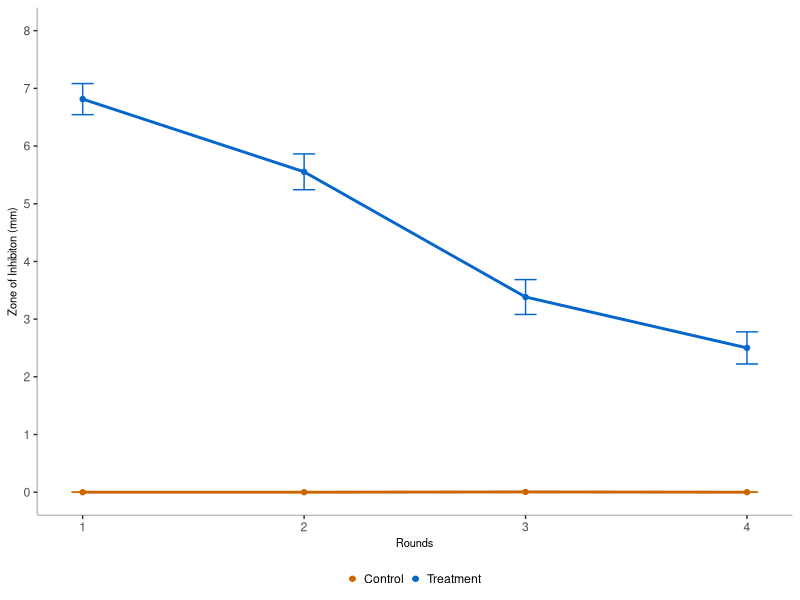
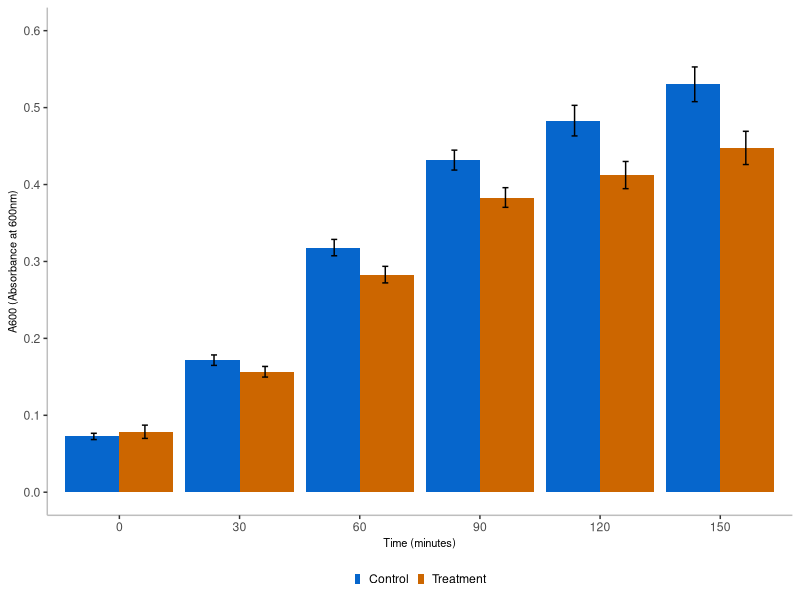

Here is the R script that generated these plots, in order:
## ---- chunk 1
### Graph 1

#download the necessary packages
library(tidyverse)
library(dplyr)
library(ggthemes)
library(tidyr)

NSData <- read.table(file="Data/New_F21_Natural_Selection.csv", header=TRUE, sep= ",") #downloaded data and put into my data folder in BIOL1007
#View(NSData)
glimpse(NSData)

NSData$T4 <- as.numeric(NSData$T4) #This line was showing up as a character, so set it to numeric
glimpse(NSData)


NSData1 = na.omit(NSData) #removed NAs
glimpse(NSData1)
#View(NSData1)

NSD <- NSData1 %>% #reorganized data layout
  pivot_longer(
    cols = 1:8, 
    names_to = "Group", 
    values_to = "Zone_of_Inhibiton", 
    values_drop_na = TRUE)
#View(NSD)

library(plotrix) #helpful when plotting because it has various labeling, axis, and color scaling functions

C<- NSD %>%
  group_by(Group)%>%
  summarize(average_zoi=mean(Zone_of_Inhibiton),se_zoi= std.error(Zone_of_Inhibiton)) %>%
  mutate(treatment= rep(c("Control", "Treatment"), each= 4), Round= rep(1:4, 2)) #used piping to end up if data organized by round and treatment group

#View(C)
df<- data.frame(C) #maade a new data frame
df

#plotting data in scatterplot
 sp<- ggplot(data=df, aes(x= Round, y=average_zoi, color=treatment)) + #color=treatment plots data from the treatment column we just made
  geom_point() +
  geom_line(size=1) +
   geom_errorbar(aes(ymin=average_zoi-se_zoi, ymax=average_zoi+se_zoi), width=0.1) + #graohs the error bars
  ylab("Zone of Inhibiton (mm)") + 
  xlab("Rounds") +
  theme(legend.position = "bottom") +
  theme(legend.key.size = unit(0.2, 'cm')) +
  theme(legend.title=element_blank()) +
  theme(axis.line = element_line(color='grey'), #manual way to get the x/y axis lines I wanted
    plot.background = element_blank(),
    panel.grid.major = element_blank(),
    panel.grid.minor = element_blank(),
    panel.border = element_blank(),
    panel.background = element_rect(fill = 'white', color = 'white')) +
   scale_y_continuous(breaks= c(0, 1, 2, 3, 4, 5, 6, 7, 8), limits=c(0, 8)) + #manual way to get the axis tics of your choosing
  theme(axis.title.y = element_text(size=8,
      colour = "black")) +
  theme(axis.title.x = element_text(size=8,
      colour = "black"))
  sp1<- sp
  sp1 + scale_color_manual(values=c("#CC6600","#0666CC")) #changes the colors


## ---- chunk 2
### Graph 2

A600Data <- read.table(file="Data/A600_data_Updated3.csv", header=TRUE, sep= ",") #downloaded data and put into my data folder in BIOL1007
#View(A600Data)

A600Data$time.4.T <- as.numeric(A600Data$time.4.T) #This line was showing up as a character, so set it to numeric
glimpse(A600Data)

A600Data %>%
   mutate_all(as.character) #getting error saying time.1.C <double> and time.4.T is <character> // doesn't work lol
is.numeric(A600Data$time.2.T) # same as above

A600 <- A600Data %>%
  pivot_longer(
    cols = starts_with("time"), #specify which columns you want to make 'longer'
    names_to = "Time", #name of new column of header names
    values_to = "A600", #name of new column of cell values
    values_drop_na = TRUE
  )
##changed the way the data was set up
#View(A600)

A600$Trt <- ifelse(grepl("C", A600$Time), "Control", "Treatment")
#used the ifelse with grepl to organize the data // grepl identifies specific substrings(or characteristics) and finds all data with the same pattern


#case_when using grep ~
A6<- A600 %>%
  mutate(Group = case_when(grepl("1", Time) ~ '1',
                          grepl("2", Time)  ~ '2',
                          grepl("3", Time)  ~ '3',
                          grepl("4", Time)  ~ '4',
                          grepl("5", Time)  ~ '5',
                          grepl("6", Time)  ~ '6'))
  ##case_when tests for a specific condition and then gives a value if the condition is TRUE (kinda like if)
##used in conjunction with grepl to organize the data by time increments 

d<- A6 %>%
  group_by(Time, Trt)%>%
  summarize(average_absorb=mean(A600),se_absorb= std.error(A600))
  d$minutes <- factor(rep(c("0", "30", "60", "90", "120", "150"), each= 2), levels= c("0", "30", "60", "90", "120", "150")) #needed to add new minutes column
#piped data to find mean and SE 

#View(d)

#plotting data in bar grpah 

bp<- ggplot(data=d, aes(x=factor(minutes), y= average_absorb, fill= Trt)) + #fill is used to put the data you want into the graph
   geom_col(position="dodge") + #organizes data 
  geom_errorbar(aes(ymin=average_absorb-se_absorb, ymax=average_absorb+se_absorb), width= 0.1, position = position_dodge(width=0.85)) + #added error bars
  ylab("A600 (Absorbance at 600nm)") + 
  xlab("Time (minutes)") +
  scale_x_discrete(labels=c("0", "30", "60", "90","120","150")) + #removed time.1.C... from the bottom
  scale_y_continuous(breaks= c(0, .1,.2,.3,.4,.5,.6), limits=c(0, .6)) + #manual axis tic increments 
  scale_fill_manual(values=c("#0666CC","#CC6600")) + #chaging the colors
  theme(legend.position = "bottom") +
  theme(legend.key.size = unit(0.2, 'cm')) + #changed legend size
  theme(legend.title=element_blank()) + #removed legend title
  theme(axis.line = element_line(color='grey'), #manual way to get the x/y axis lines I wanted
    plot.background = element_blank(),
    panel.grid.major = element_blank(),
    panel.grid.minor = element_blank(),
    panel.border = element_blank(),
    panel.background = element_rect(fill = 'white', color = 'white')) +
  theme(axis.title.y = element_text(size=8,
      colour = "black")) +
  theme(axis.title.x = element_text(size=8,
      colour = "black"))

  bp
  
  

 

